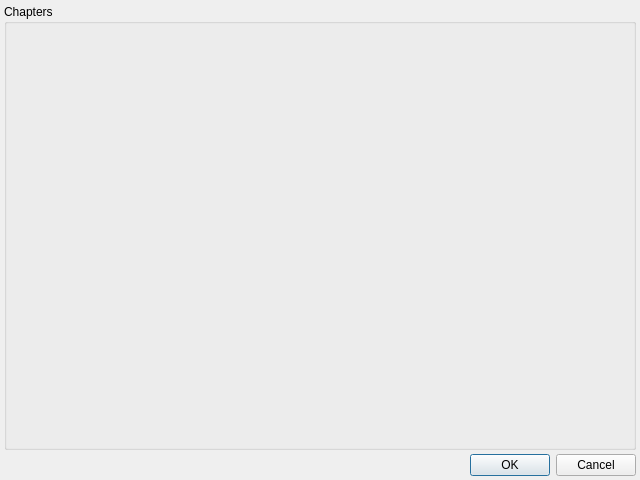
<?xml version="1.0" encoding="UTF-8"?>
<ui version="4.0">
 <class>WBookBinder</class>
 <widget class="QDialog" name="WBookBinder">
  <property name="geometry">
   <rect>
    <x>0</x>
    <y>0</y>
    <width>640</width>
    <height>480</height>
   </rect>
  </property>
  <property name="windowTitle">
   <string>Book binder</string>
  </property>
  <layout class="QVBoxLayout" name="verticalLayout_2">
   <property name="spacing">
    <number>4</number>
   </property>
   <property name="leftMargin">
    <number>4</number>
   </property>
   <property name="topMargin">
    <number>4</number>
   </property>
   <property name="rightMargin">
    <number>4</number>
   </property>
   <property name="bottomMargin">
    <number>4</number>
   </property>
   <item>
    <widget class="QGroupBox" name="groupBox">
     <property name="title">
      <string>Chapters</string>
     </property>
     <layout class="QVBoxLayout" name="verticalLayout">
      <property name="spacing">
       <number>4</number>
      </property>
      <property name="leftMargin">
       <number>4</number>
      </property>
      <property name="topMargin">
       <number>4</number>
      </property>
      <property name="rightMargin">
       <number>4</number>
      </property>
      <property name="bottomMargin">
       <number>4</number>
      </property>
      <item>
       <widget class="WChapterList" name="chapterWidget" native="true"/>
      </item>
     </layout>
    </widget>
   </item>
   <item>
    <widget class="QDialogButtonBox" name="buttonBox">
     <property name="orientation">
      <enum>Qt::Horizontal</enum>
     </property>
     <property name="standardButtons">
      <set>QDialogButtonBox::Cancel|QDialogButtonBox::Ok</set>
     </property>
    </widget>
   </item>
  </layout>
 </widget>
 <customwidgets>
  <customwidget>
   <class>WChapterList</class>
   <extends>QWidget</extends>
   <header>WChapterList.h</header>
   <container>1</container>
  </customwidget>
 </customwidgets>
 <resources/>
 <connections>
  <connection>
   <sender>buttonBox</sender>
   <signal>accepted()</signal>
   <receiver>WBookBinder</receiver>
   <slot>accept()</slot>
   <hints>
    <hint type="sourcelabel">
     <x>248</x>
     <y>254</y>
    </hint>
    <hint type="destinationlabel">
     <x>157</x>
     <y>274</y>
    </hint>
   </hints>
  </connection>
  <connection>
   <sender>buttonBox</sender>
   <signal>rejected()</signal>
   <receiver>WBookBinder</receiver>
   <slot>reject()</slot>
   <hints>
    <hint type="sourcelabel">
     <x>316</x>
     <y>260</y>
    </hint>
    <hint type="destinationlabel">
     <x>286</x>
     <y>274</y>
    </hint>
   </hints>
  </connection>
 </connections>
</ui>
